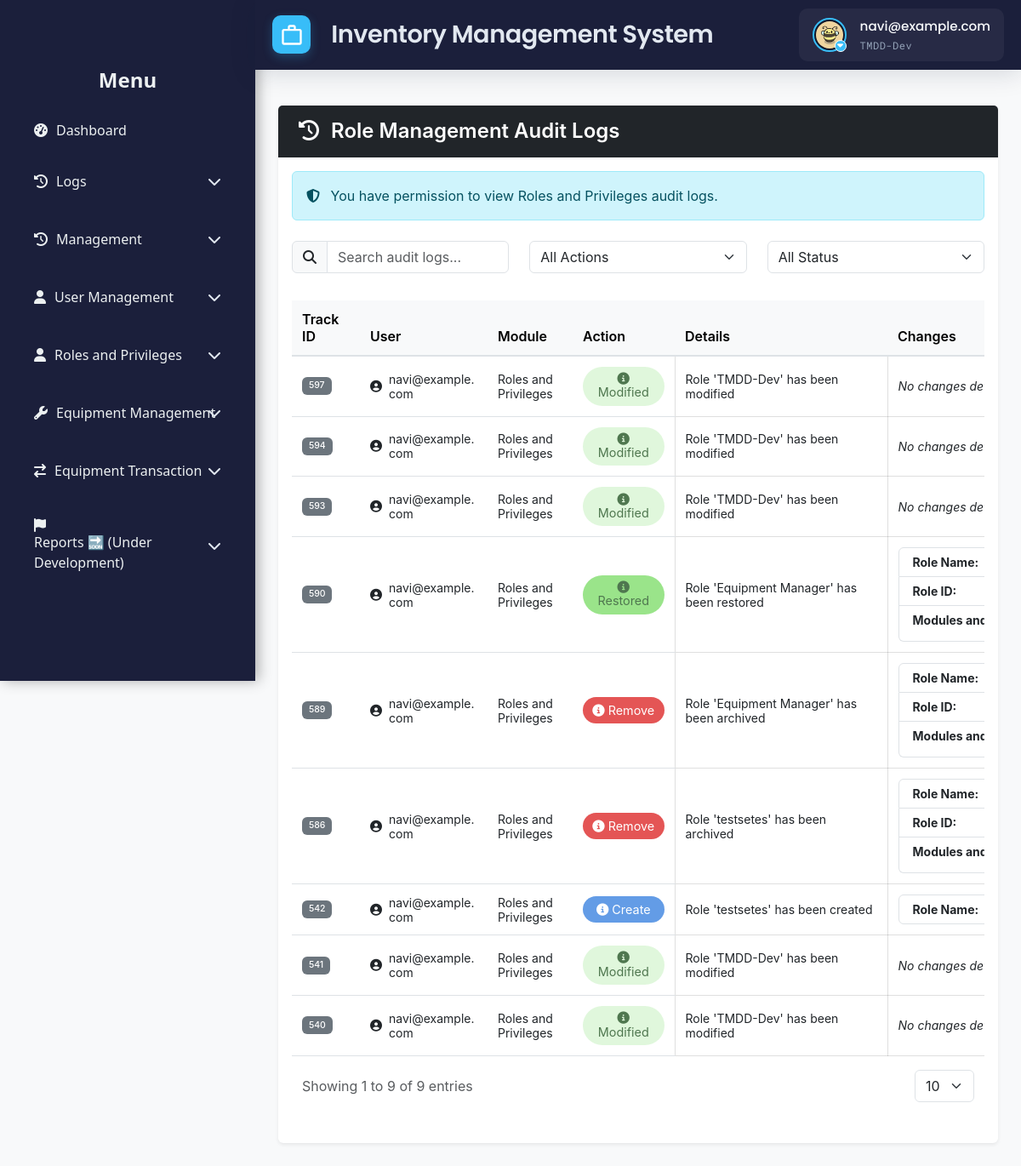
Page /src/view/php/modules/audit_manager/rm_audit_log.php (signed in) on the committed database.
### tables this page shows
CREATE TABLE IF NOT EXISTS `users` (
  `id` int NOT NULL AUTO_INCREMENT,
  `username` varchar(50) NOT NULL,
  `email` varchar(100) NOT NULL,
  `password` varchar(255) NOT NULL,
  `first_name` varchar(100) DEFAULT NULL,
  `last_name` varchar(100) DEFAULT NULL,
  `date_created` timestamp NULL DEFAULT CURRENT_TIMESTAMP,
  `status` enum('Offline','Online') NOT NULL,
  `is_disabled` tinyint(1) NOT NULL DEFAULT '0',
  `profile_pic_path` varchar(2048) DEFAULT NULL,
  PRIMARY KEY (`id`),
  UNIQUE KEY `username` (`username`),
  UNIQUE KEY `email` (`email`)
);

CREATE TABLE IF NOT EXISTS `audit_log` (
  `TrackID` int NOT NULL AUTO_INCREMENT,
  `UserID` int NOT NULL,
  `EntityID` int DEFAULT NULL,
  `Action` varchar(255) NOT NULL,
  `Details` text,
  `OldVal` text,
  `NewVal` text,
  `Module` varchar(255) NOT NULL,
  `Status` varchar(50) DEFAULT NULL,
  `Date_Time` datetime NOT NULL,
  PRIMARY KEY (`TrackID`)
);

### src/view/php/modules/audit_manager/rm_audit_log.php (the view, shortened to what this page needs)
<?php
require '../../../../../config/ims-tmdd.php';
include '../../general/header.php';
$query = "SELECT audit_log.*, users.Email AS email
          FROM audit_log
          LEFT JOIN users ON audit_log.UserID = users.id
          WHERE audit_log.Module = 'Roles and Privileges'
          ORDER BY audit_log.TrackID DESC";
$stmt = $pdo->prepare($query);
$stmt->execute();
$auditLogs = $stmt->fetchAll(PDO::FETCH_ASSOC);
function formatNewValue($jsonStr)
{
    $data = json_decode($jsonStr, true);
    $html = '<ul class="list-group">';
    if (isset($data['role_name'])) {
        $html .= '<li class="list-group-item d-flex justify-content-between align-items-center">
                    <strong>Role Name:</strong>
                    <span>' . htmlspecialchars($data['role_name']) . '</span>
                 </li>';
    }
    if (isset($data['role_id'])) {
        $html .= '<li class="list-group-item d-flex justify-content-between align-items-center">
                    <strong>Role ID:</strong>
                    <span>' . htmlspecialchars($data['role_id']) . '</span>
                 </li>';
    }
    if (isset($data['modules_and_privileges']) && is_array($data['modules_and_privileges'])) {
        $html .= '<li class="list-group-item">
                    <strong>Modules and Privileges:</strong>
                    <ul class="list-group mt-2">';
        $html .= '</ul></li>';
    }
    $html .= '</ul>';
    return $html;
}
function formatAuditDiff($oldJson, $newJson, $status = null)
{
    $oldData = json_decode($oldJson, true);
    $newData = json_decode($newJson, true);
    $descriptions = [];
    if (empty($descriptions)) {
        return '<em>No changes detected.</em>';
    }
    $html = '<ul class="list-unstyled mb-0">';
    $html .= "</ul>";
    return $html;
}
function getActionIcon($action)
{
    $action = strtolower($action);
    $icons = [
        'modified' => '<i class="fas fa-edit"></i>',
        'create'   => '<i class="fas fa-plus-circle"></i>',
        'remove'   => '<i class="fas fa-trash-alt"></i>',
        'delete'   => '<i class="fas fa-trash"></i>',
        'restored' => '<i class="fas fa-undo"></i>'
    ];
    return $icons[$action] ?? '<i class="fas fa-info-circle"></i>';
}
function processStatusMessage($defaultMessage, $log, $changeCallback)
{
    $isFailed = (strtolower($log['Status'] ?? '') === 'failed');
    return [$defaultMessage, $changeCallback()];
}
function formatDetailsAndChanges($log)
{
    $action = strtolower($log['Action'] ?? '');
    $oldData = ($log['OldVal'] !== null) ? json_decode($log['OldVal'], true) : [];
    $newData = ($log['NewVal'] !== null) ? json_decode($log['NewVal'], true) : [];
    $roleName = '';
    if (isset($newData['role_name'])) {
        $roleName = $newData['role_name'];
    } elseif (isset($oldData['role_name'])) {
        $roleName = $oldData['role_name'];
    }
    $details = '';
    $changes = '';
    switch ($action) {
        case 'create':
            $defaultMessage = htmlspecialchars("Role '$roleName' has been created");
            list($details, $changes) = processStatusMessage($defaultMessage, $log, function () use ($log) {
                return formatNewValue($log['NewVal']);
            });
            break;
        case 'modified':
            $defaultMessage = htmlspecialchars("Role '$roleName' has been modified");
            list($details, $changes) = processStatusMessage($defaultMessage, $log, function () use ($log) {
                return formatAuditDiff($log['OldVal'], $log['NewVal'], $log['Status']);
            });
            break;
        case 'remove':
            $defaultMessage = htmlspecialchars("Role '$roleName' has been archived");
            list($details, $changes) = processStatusMessage($defaultMessage, $log, function () use ($log) {
                return formatNewValue($log['OldVal']);
            });
            break;
        case 'restore':
        case 'restored':
            $defaultMessage = htmlspecialchars("Role '$roleName' has been restored");
            list($details, $changes) = processStatusMessage($defaultMessage, $log, function () use ($log) {
                return formatNewValue($log['NewVal']);
            });
            break;
    }
    return [$details, $changes];
}
function getNormalizedAction($log)
{
    $action = strtolower($log['Action'] ?? '');
    $actionMap = [
        'create' => 'create',
        'modified' => 'modified',
        'remove' => 'remove',
        'restore' => 'restored',
        'restored' => 'restored',
        'delete' => 'delete'
    ];
    return $actionMap[$action] ?? $action;
}
?>
<!DOCTYPE html>
<html lang="en">
<head>
    <link rel="preload" href="<?php echo BASE_URL; ?>src/view/styles/css/audit_log.css" as="style"
          onload="this.onload=null;this.rel='stylesheet'">
</head>
<body>
<?php include '../../general/sidebar.php'; ?>
<div class="main-content">
    <div class="container-fluid">
        <div class="card">
            <div class="card-header d-flex justify-content-between align-items-center bg-dark">
                <h3 class="text-white">
                    <i class="fas fa-history me-2"></i>
                    Role Management Audit Logs
                </h3>
            </div>
            <div class="card-body">
                <div class="alert alert-info mb-4">
                    <i class="fas fa-shield-alt me-2"></i>
                    You have permission to view Roles and Privileges audit logs.
                </div>
                <div class="row mb-4">
                    <div class="col-md-4 mb-2">
                        <div class="input-group">
                            <span class="input-group-text"><i class="fas fa-search"></i></span>
                            <input type="text" id="searchInput" class="form-control" placeholder="Search audit logs...">
                        </div>
                    </div>
                    <div class="col-md-4 mb-2">
                        <select id="filterAction" class="form-select">
                            <option value="">All Actions</option>
                        </select>
                    </div>
                    <div class="col-md-4 mb-2">
                        <select id="filterStatus" class="form-select">
                            <option value="">All Status</option>
                        </select>
                    </div>
                </div>
                <div class="table-responsive" id="table">
                    <table class="table table-hover">
                        <colgroup>
                            <col class="track">
                            <col class="user">
                            <col class="module">
                            <col class="action">
                            <col class="details">
                            <col class="changes">
                            <col class="status">
                            <col class="date">
                        </colgroup>
                        <thead class="table-light">
                        <tr>
                            <th>Track ID</th>
                            <th>User</th>
                            <th>Module</th>
                            <th>Action</th>
                            <th>Details</th>
                            <th>Changes</th>
                        </tr>
                        </thead>
                        <tbody id="auditTable">
                        <?php if (!empty($auditLogs)): ?>
                            <?php foreach ($auditLogs as $log):
                                $normalizedAction = getNormalizedAction($log);
                                list($detailsHTML, $changesHTML) = formatDetailsAndChanges($log);
                                ?>
                                <tr>
                                    <td data-label="Track ID">
                                        <span class="badge bg-secondary">
                                            <?php echo htmlspecialchars($log['TrackID']); ?>
                                        </span>
                                    </td>
                                    <td data-label="User">
                                        <div class="d-flex align-items-center">
                                            <i class="fas fa-user-circle me-2"></i>
                                            <?php echo htmlspecialchars($log['email'] ?? 'N/A'); ?>
                                        </div>
                                    </td>
                                    <td data-label="Module">
                                        <?php echo !empty($log['Module']) ? htmlspecialchars(trim($log['Module'])) : '<em class="text-muted">N/A</em>'; ?>
                                    </td>
                                    <td data-label="Action">
                                        <?php
                                        $actionText = ucfirst($normalizedAction);
                                        echo "<span class='action-badge action-" . strtolower($actionText) . "'>";
                                        echo getActionIcon($actionText) . ' ' . htmlspecialchars($actionText);
                                        echo "</span>";
                                        ?>
                                    </td>
                                    <td data-label="Details" class="data-container">
                                        <?php echo $detailsHTML; ?>
                                    </td>
                                    <td data-label="Changes" class="data-container">
                                        <?php echo $changesHTML; ?>
                                    </td>
                                </tr>
                            <?php endforeach; ?>
                        <?php endif; ?>
                        </tbody>
                    </table>
                    <div class="container-fluid">
                        <div class="row align-items-center g-3">
                            <div class="col-12 col-sm-auto">
                                <div class="text-muted">
                                    Showing <span id="currentPage">1</span> to <span id="rowsPerPage">20</span> of <span id="totalRows">100</span> entries
                                </div>
                            </div>
                            <div class="col-12 col-sm-auto ms-sm-auto">
                                <div class="d-flex align-items-center gap-2">
                                    <select id="rowsPerPageSelect" class="form-select" style="width: auto;">
                                        <option value="10" selected>10</option>
                                    </select>
                                </div>
                            </div>
                        </div>
                        <div class="row mt-3">
                            <div class="col-12">
                            </div>
                        </div>
                    </div>
                </div>
            </div>
        </div>
    </div>
</div>
</body>
</html>

### src/view/php/general/header.php (shortened to what this page needs)
<?php
$user_id = $_SESSION['user_id'] ?? null;
if ($user_id !== null) {
    $stmt = $pdo->prepare("SELECT profile_pic_path FROM users WHERE id = ?");
    $stmt->execute([$user_id]);
    $user = $stmt->fetch(PDO::FETCH_ASSOC);
} else {
    die("User not logged in.");
}
$role = isset($_SESSION["role"]) ? $_SESSION["role"] : "";
$email = $_SESSION['email'];
?>
<!DOCTYPE html>
<html lang="en">
<head>
    <link href="https://cdn.jsdelivr.net/npm/bootstrap@5.2.3/dist/css/bootstrap.min.css" rel="stylesheet">
    <link href="https://cdn.jsdelivr.net/npm/bootstrap-icons@1.10.3/font/bootstrap-icons.css" rel="stylesheet">
    <link rel="stylesheet"
          href="https://cdn.jsdelivr.net/npm/bootstrap@5.3.0/dist/css/bootstrap.min.css">
    <link rel="stylesheet"
          href="https://cdnjs.cloudflare.com/ajax/libs/font-awesome/6.4.0/css/all.min.css">
    <link rel="stylesheet" href="<?php echo BASE_URL; ?>src/view/styles/css/toast.css">
    <link rel="stylesheet" href="<?php echo BASE_URL; ?>src/view/styles/css/header_footer.css">
</head>
<body>
<header class="header">
      <div class="logo-container">
        <div class="logo-icon">
            <svg viewBox="0 0 24 24">
                <path d="M20 6h-4V4c0-1.1-.9-2-2-2h-4c-1.1 0-2 .9-2 2v2H4c-1.1 0-2 .9-2 2v12c0 1.1.9 2 2 2h16c1.1 0 2-.9 2-2V8c0-1.1-.9-2-2-2zM10 4h4v2h-4V4zm10 16H4V8h16v12z"/>
            </svg>
        </div>
        <div>
            <div class="logo-text">Inventory Management System</div>
        </div>
    </div>
    <div class="header-widgets">
        <div class="user-profile" onclick="toggleDropdown()">
            <div class="profile-picture-container">
                <img
                    src="<?php echo !empty($user['profile_pic_path'])
                        ? '../../../../../public/' . htmlspecialchars($user['profile_pic_path'])
                        : '../../../../../public/assets/img/default_profile.jpg'; ?>"
                    alt=s"User Profile"
                    class="profile-picture"
                >
                <span class="dropdown-indicator"><i class="fas fa-caret-down"></i></span>
            </div>
            <div class="user-info">
                <div class="user-name"><?php echo $email; ?></div>
                <div class="user-role"><?php echo $role; ?> </div>
            </div>
        </div>
    </div>
</header>
</body>
</html>

### rows in the picture
users: profile_pic_path (picture)
audit_log: TrackID "597", UserID.email "navi@example.com", Module "Roles and Privileges", Action "Modified", detailsHTML "Role 'TMDD-Dev' has been modified", shows "No changes…"
audit_log: TrackID "594", UserID.email "navi@example.com", Module "Roles and Privileges", Action "Modified", detailsHTML "Role 'TMDD-Dev' has been modified", shows "No changes…"
audit_log: TrackID "593", UserID.email "navi@example.com", Module "Roles and Privileges", Action "Modified", detailsHTML "Role 'TMDD-Dev' has been modified", shows "No changes…"
audit_log: TrackID "590", UserID.email "navi@example.com", Module "Roles and Privileges", Action "Restored", detailsHTML "Role 'Equipment Manager' has been restored", shows "Modules…"
audit_log: TrackID "589", UserID.email "navi@example.com", Module "Roles and Privileges", Action "Remove", detailsHTML "Role 'Equipment Manager' has been archived", shows "Modules…"
audit_log: TrackID "586", UserID.email "navi@example.com", Module "Roles and Privileges", Action "Remove", detailsHTML "Role 'testsetes' has been archived", shows "Modules…"
audit_log: TrackID "542", UserID.email "navi@example.com", Module "Roles and Privileges", Action "Create", detailsHTML "Role 'testsetes' has been created"
audit_log: TrackID "541", UserID.email "navi@example.com", Module "Roles and Privileges", Action "Modified", detailsHTML "Role 'TMDD-Dev' has been modified", shows "No changes…"
audit_log: TrackID "540", UserID.email "navi@example.com", Module "Roles and Privileges", Action "Modified", detailsHTML "Role 'TMDD-Dev' has been modified", shows "No changes…"

### other values in the picture
$email "navi@example.com"
$role "TMDD-Dev"
